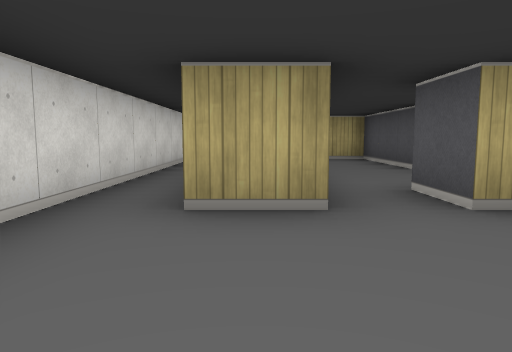
[1] (above)

20 first-person views from a walk through a cub3D ray-caster map. The camera is about half as high as the walls, tilts 6° down and sees 70° across. The floor is counted in squares. Each view is taken from the middle of a square. On the plan, view 1 faces up. The plan holds only what a view shows up to about 9 squares ahead; the rest is blank.

[2]
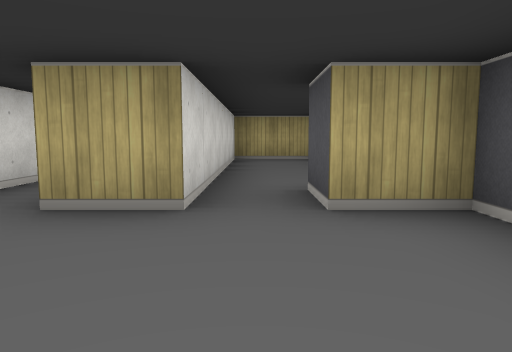

[3]
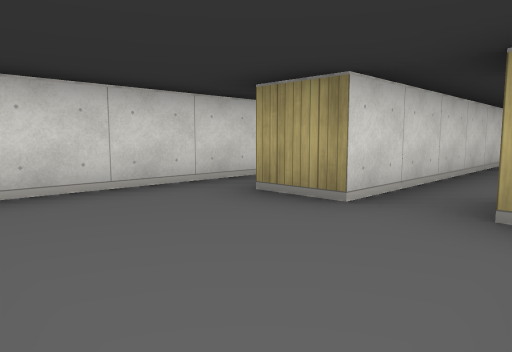

[4]
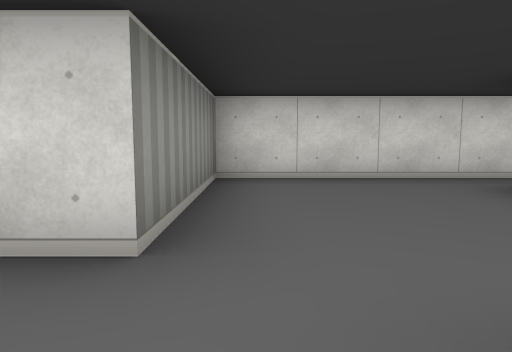

[5]
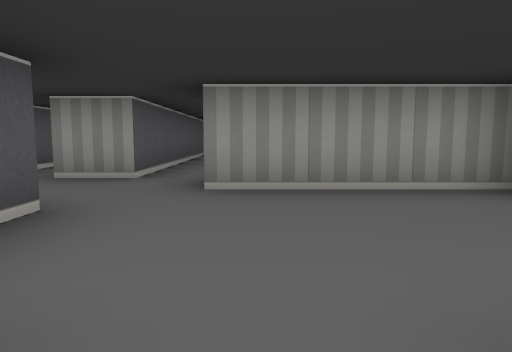

[6]
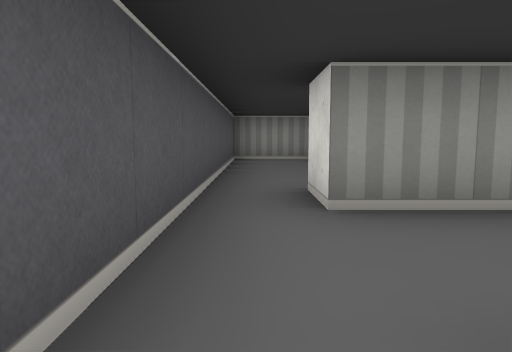

[7]
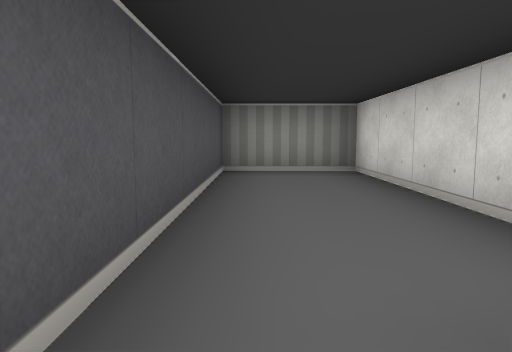

[8]
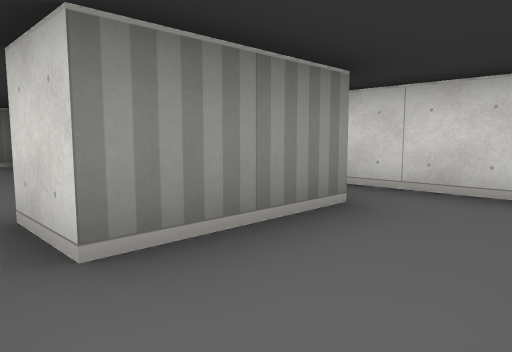

[9]
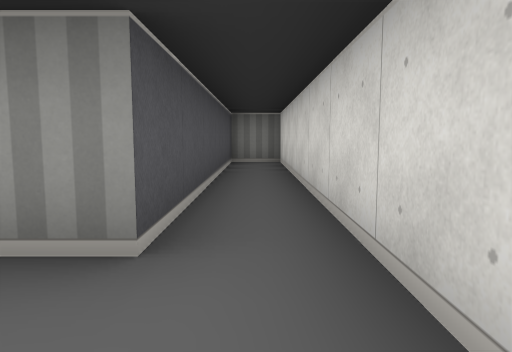

[10]
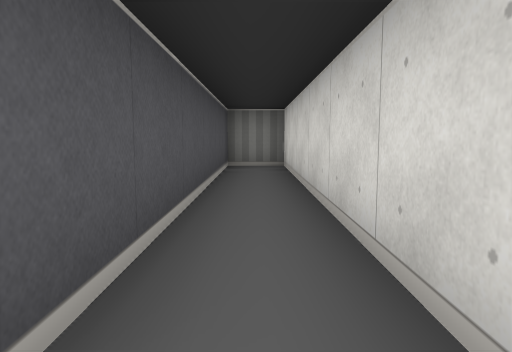

[11]
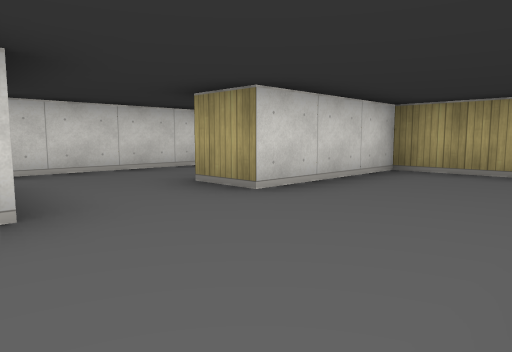

[12]
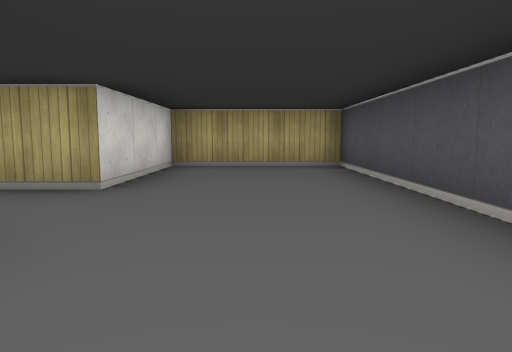

[13]
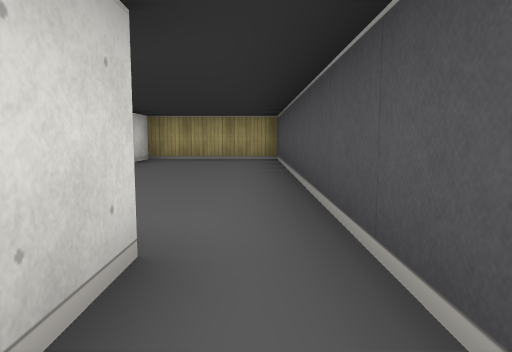

[14]
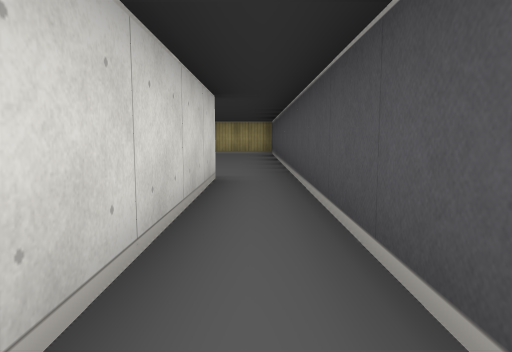

[15]
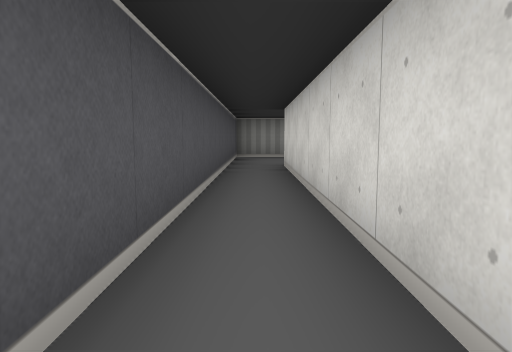

[16]
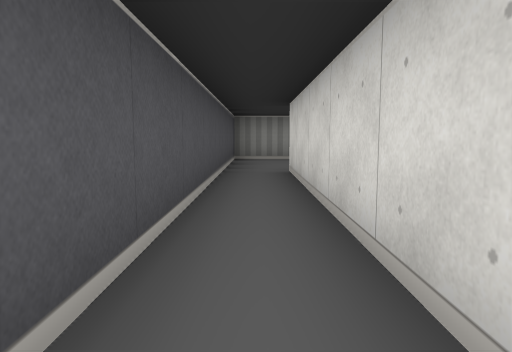

[17]
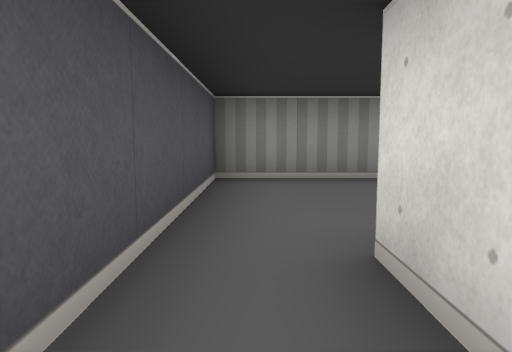

[18]
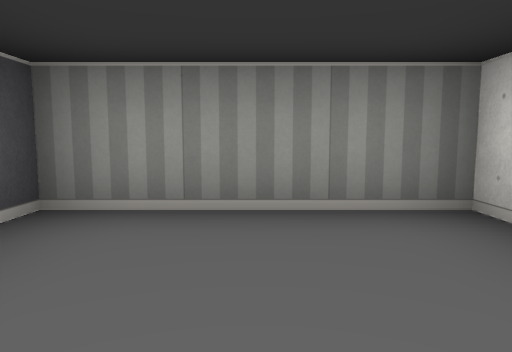

[19]
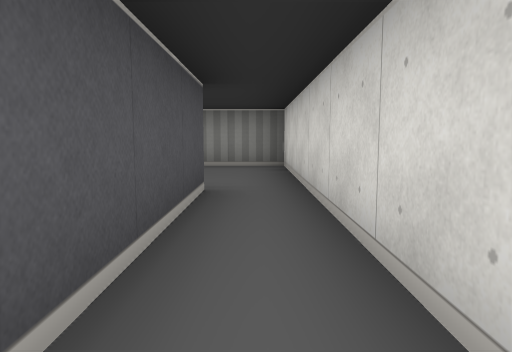

[20]
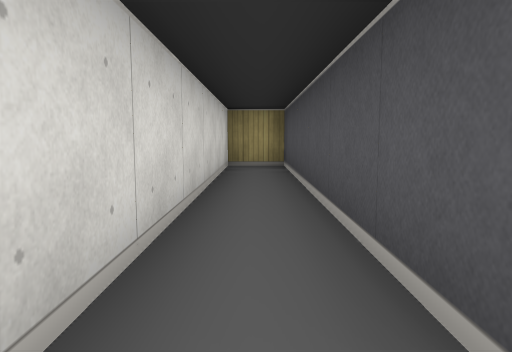

### Floor plan
Points are (right, up) in squares from view 1. A wall is a line through its corners. A room is listed if a view was taken in it or the views show most of it. See-through windows are left out.
Room 1 (views 1, 2, 3, 5, 20)
walls: (0.5, 3.5) (0.5, 2.5) (-0.5, 2.5) (-0.5, 8.5) (-1.5, 8.5) (-1.5, -0.5) (1.5, -0.5); (2.5, 0.5) (2.5, 2.5) (1.5, 2.5) (1.5, 3.5)
ways out: opening at (2, 0) to room 2; opening at (1, 3) to room 6
Room 2 (views 4, 6, 7, 8)
walls: (1.5, -3.5) (1.5, -4.5); (0.5, -6) (0.5, -9.5) (2.5, -9.5) (2.5, -1.5) (3.5, -1.5); (1.5, -0.5) (1.5, -1.1)
ways out: opening at (2, 0) to room 1; opening at (0.5, -2.5) to room 3; opening at (3, -0.5) to room 5
Room 3 (views 9, 10)
walls: (-1.5, -2.5) (-1.5, -9.5) (-0.5, -9.5) (-0.5, -3.5) (1.5, -3.5)
ways out: opening at (0.5, -2.5) to room 2
Room 4 (views 11, 12)
walls: (6.5, 1.5) (6.5, 8.5) (3.5, 8.5) (3.5, 5.5)
ways out: opening at (6, 1) to room 5; opening at (3, 4.5) to room 6
Room 5 (views 13, 14, 15, 16, 17, 18, 19)
walls: (3.5, -3.6) (3.5, -9.5) (6.5, -9.5) (6.5, 1.5); (4.5, -6.5) (4.5, -2.8); (5.5, 1.5) (5.5, -6.5)
ways out: opening at (3, -0.5) to room 2; opening at (6, 1) to room 4
Room 6 (no view inside)
walls: (3.5, 5.5) (2.5, 5.5) (2.5, 8.5) (0.5, 8.5) (0.5, 3.5)
ways out: opening at (1, 3) to room 1; opening at (3, 4.5) to room 4

Where each view was taken, in squares from view 1:
view 1: 0 up, 0 right, facing up
view 2: 0 up, 1 right, facing up
view 3: 0 up, 2 right, facing up-left
view 4: 0 up, 3 right, facing left
view 5: 3 up, 1 right, facing down
view 6: 1 down, 2 right, facing down
view 7: 4 down, 2 right, facing down
view 8: 2 down, 2 right, facing down-left
view 9: 2 down, 1 left, facing down
view 10: 3 down, 1 left, facing down
view 11: 3 up, 6 right, facing up-left
view 12: 2 up, 5 right, facing up
view 13: 0 up, 6 right, facing up
view 14: 3 down, 6 right, facing up
view 15: 0 up, 6 right, facing down
view 16: 1 down, 6 right, facing down
view 17: 5 down, 6 right, facing down
view 18: 7 down, 5 right, facing down
view 19: 3 down, 4 right, facing down
view 20: 2 up, 1 left, facing up
